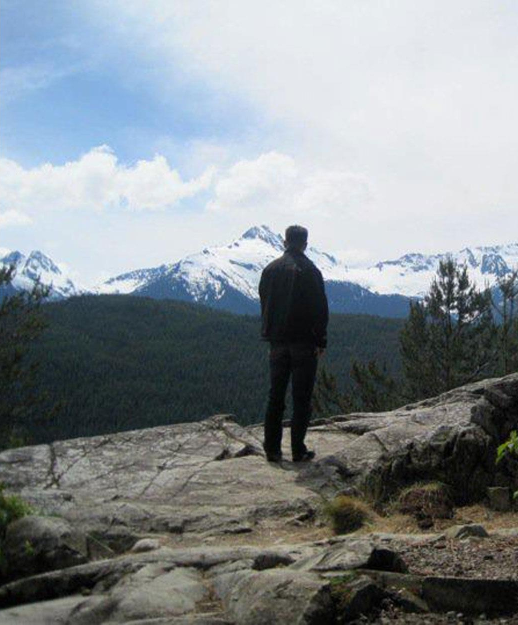
#> input picture i/fb-original.jpg, 1036 x 1250 px (shown at 1/2 size)
$ jupyter execute previews.ipynb   (shell and % lines are left out)   (older library calls are emulated)
#> lines starting #> are read from the running program, lines starting #| are printed output that depends on the picture
[cell 1]
# Preview miniatures as described in FB article
# https://code.facebook.com/posts/991252547593574

# coding=utf-8

[cell 2]
import Image
import numpy as np
import cv2
from matplotlib import pylab as pylab
from matplotlib import pyplot as plt

[cell 3]
pylab.rcParams['figure.figsize'] = 18, 14

# Частотный метод

[cell 4]
# Параметры размытия
dim_size = (24, 24)
dim_blur = (5, 5)

[cell 5]
# Функция для фильтрации компонентной плоскости картинки
def filter_fft(img, name):
    c_data = np.array(img, dtype=np.uint8)

    # FFT
    c_fft = np.fft.fft2(c_data)

    # разделяем гармоники на амплитуду и фазу
    c_abs = np.abs(c_fft)
    c_ang = np.angle(c_fft)

    # вычисляем порог ниже которого находится большая часть гармоник (по амплитуде)
    abs_limit = np.percentile(c_abs, 96)

    # сбрасываем все гармоники ниже этого порога
    m = (c_abs <= abs_limit)
    c_abs[m] = 1
    c_ang[m] = 0

    # квантизируем амплитуду с переводом в логарифмическую шкалу
    c_abs = np.where(c_abs > 1, np.log(c_abs), 0)
    c_abs_steps = 32
    c_abs_step = c_abs.max() / (c_abs_steps - 1)
    c_abs_data = np.round(c_abs / c_abs_step).astype(np.int8)

    # квантизируем фазу (-PI..+PI)
    c_ang_steps = 32
    c_ang_step = 2 * np.pi / (c_ang_steps - 1)
    c_ang_data = np.round(c_ang / c_ang_step).astype(np.int8)

    # сохраняем
    c_abs_data.tofile('data/' + name + '-abs.dat')
    c_ang_data.tofile('data/' + name + '-ang.dat')

    # количество ненулевых коэффициентов
    print("non zero cells={0}".format(np.count_nonzero(c_abs_data)))

    # восстановление амплитуды
    c_abs = c_abs_step * c_abs_data.astype(np.float)
    c_abs = np.where(c_abs > 0, np.exp(c_abs), 0)

    # восстановление угла
    c_ang = c_ang_step * c_ang_data.astype(np.float)

    # возращаем к комплексному виду
    c_fft_rst = np.multiply(c_abs, np.exp(1j * c_ang))

    # IFFT
    c_ifft = np.fft.ifft2(c_fft_rst)
    c_ifft_abs = np.abs(c_ifft)
    c_ifft_int = c_ifft_abs.astype(np.uint8)

    # Сглаживаем плоскость отдельно
    c_ifft_blur = cv2.GaussianBlur(c_ifft_int, dim_blur, 0)

    return c_ifft_blur

[cell 6]
# Исходная картинка
im_src = Image.open('i/fb-original.jpg')
#> im_src is the input picture: PIL image 1036x1250 RGB; mean R, G, B 131.1, 138.2, 142.1
im_prw = Image.open('i/fb-preview.jpg')
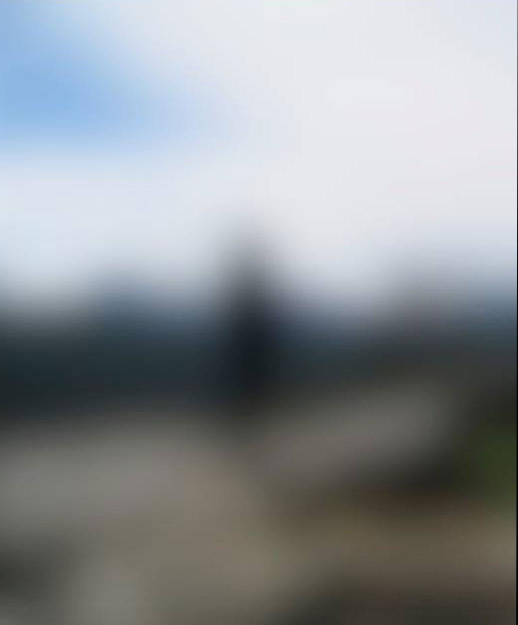
#> input picture i/fb-preview.jpg, 1036 x 1250 px (shown at 1/2 size)
#> im_prw is the input picture: PIL image 1036x1250 RGB; mean R, G, B 141.2, 145.7, 149.5

print('source size is {0}'.format(im_src.size))
#| source size is (1036, 1250)

[cell 7]
# Уменьшаем
im_dim = np.array(im_src, dtype=np.uint8)
im_dim = cv2.resize(im_dim, dim_size, interpolation=cv2.INTER_AREA)
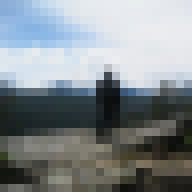
#> im_dim: shape (24, 24, 3) (shown 8 times larger); mean R, G, B 131.1, 138.2, 142.2

[cell 8]
# Сглаживаем и переводим в HLS
im_dat = cv2.GaussianBlur(im_dim, dim_blur, 0)
im_dat = cv2.cvtColor(im_dat, cv2.COLOR_BGR2HLS)
#> im_dat: shape (24, 24, 3); mean of channels 0, 1, 2 42.3, 137.1, 47.5

[cell 9]
# Фильтруем плоскости по отдельности (считаем количество ненулевых коэффициентов)
s1_s, s2_s, s3_s = cv2.split(im_dat)
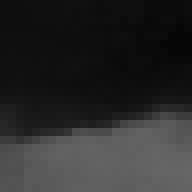
#> s1_s: shape (24, 24) (shown 8 times larger); min 6, max 102, mean 42.3
s1_t, s2_t, s3_t = filter_fft(s1_s, 's1'), filter_fft(s2_s, 's2'), filter_fft(s3_s, 's3')
#> in filter_fft, `abs_limit = np.percentile(c_abs, 96)`: abs_limit = 1082.9
#> in filter_fft, `m = (c_abs <= abs_limit)`:
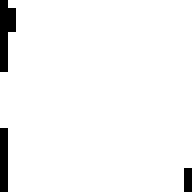
#> m: shape (24, 24) bool (shown 8 times larger); 96% white; black in thin lines or dots
#> in filter_fft, `c_abs_step = c_abs.max() / (c_abs_steps - 1)`: c_abs_step = 0.326
#| non zero cells=23
#> call 2 of filter_fft, with name = 's2'
#> in filter_fft (call 2), `c_ang = np.angle(c_fft)`:
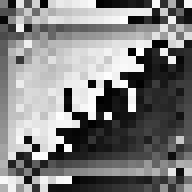
#> c_ang: shape (24, 24) float64 (shown 8 times larger); min -3.14, max 3.14, mean -0.0109; drawn with min black and max white
#> in filter_fft (call 2), `abs_limit = np.percentile(c_abs, 96)`: abs_limit = 2054.6
#> in filter_fft (call 2), `m = (c_abs <= abs_limit)`: m: shape (24, 24) bool; 96% white; black in thin lines or dots
#> in filter_fft (call 2), `c_ang[m] = 0`:
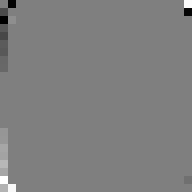
#> c_ang: shape (24, 24) float64 (shown 8 times larger); min -2.97, max 2.97, mean -5.78e-19; drawn with min black and max white
#> in filter_fft (call 2), `c_abs_step = c_abs.max() / (c_abs_steps - 1)`: c_abs_step = 0.364
#| non zero cells=23
#> in filter_fft (call 2), `c_ifft_blur = cv2.GaussianBlur(c_ifft_int, dim_blur, 0)`:
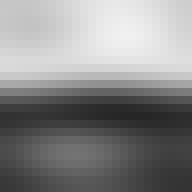
#> c_ifft_blur: shape (24, 24) (shown 8 times larger); min 38, max 240, mean 136.7
#> call 3 of filter_fft, with name = 's3'
#> in filter_fft (call 3), `c_ang = np.angle(c_fft)`:
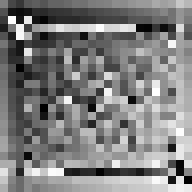
#> c_ang: shape (24, 24) float64 (shown 8 times larger); min -3.11, max 3.11, mean -1.48e-16; drawn with min black and max white
#> in filter_fft (call 3), `abs_limit = np.percentile(c_abs, 96)`: abs_limit = 1250
#> in filter_fft (call 3), `m = (c_abs <= abs_limit)`: m: shape (24, 24) bool; 96% white; black in thin lines or dots
#> in filter_fft (call 3), `c_abs = np.where(c_abs > 1, np.log(c_abs), 0)`:
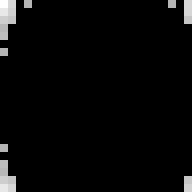
#> c_abs: shape (24, 24) float64 (shown 8 times larger); min 0, max 10.22, mean 0.325; drawn with min black and max white
#> in filter_fft (call 3), `c_abs_step = c_abs.max() / (c_abs_steps - 1)`: c_abs_step = 0.33
#| non zero cells=23
#> in filter_fft (call 3), `c_ifft_abs = np.abs(c_ifft)`:
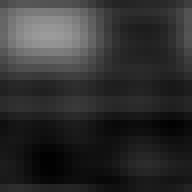
#> c_ifft_abs: shape (24, 24) float64 (shown 8 times larger); min 1.46, max 155.5, mean 47.5
